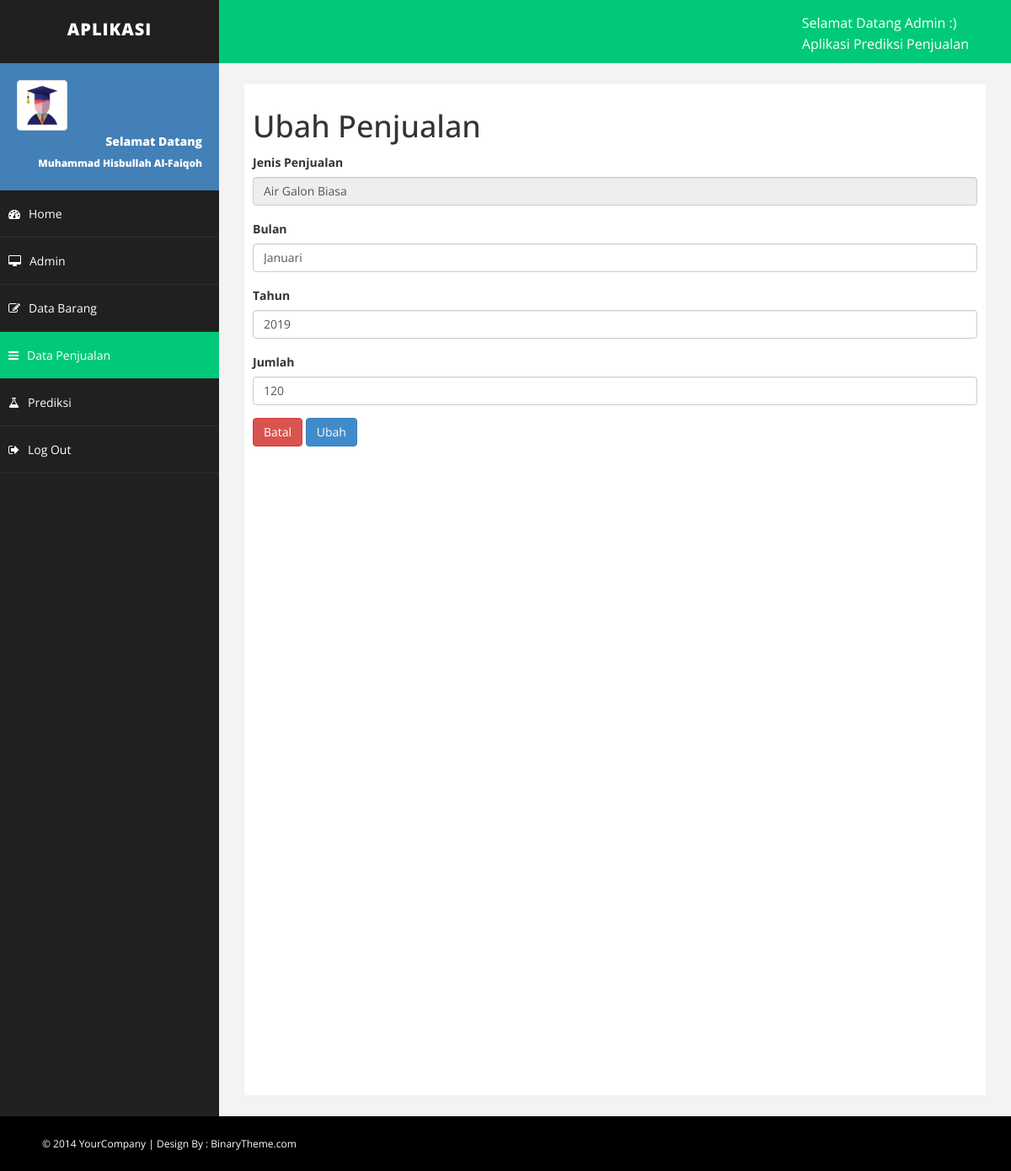
Screenshot of /ubahpenjualan.php?id=300 with the database file from the repository.
### tables this page shows
CREATE TABLE `penjualan` (
  `id_penjualan` int(11) NOT NULL,
  `id_barang` int(11) NOT NULL,
  `bulan` varchar(10) NOT NULL,
  `tahun` year(4) NOT NULL,
  `jumlah` varchar(5) NOT NULL,
  `average` double NOT NULL
);

CREATE TABLE `barang` (
  `id_barang` int(11) NOT NULL,
  `nama_barang` varchar(30) NOT NULL,
  `harga_barang` varchar(10) NOT NULL
);

### ubahpenjualan.php (the view, shortened to what this page needs)
<?php
$connect = mysqli_connect("localhost", "root", "", "prediksi");
$id=$_GET['id'];
$ambil=$connect->query("SELECT * FROM penjualan join barang on penjualan.id_barang=barang.id_barang WHERE id_penjualan='$id'");
$pecah = mysqli_fetch_array($ambil);
?>
<!DOCTYPE html>
<html xmlns="http://www.w3.org/1999/xhtml">
<head>
    <link href="assets/css/bootstrap.css" rel="stylesheet" />
    <link href="assets/css/font-awesome.css" rel="stylesheet" />
    <link href="assets/css/basic.css" rel="stylesheet" />
    <link href="assets/css/custom.css" rel="stylesheet" />
</head>
<body>
    <div id="wrapper">
        <nav class="navbar navbar-default navbar-cls-top " role="navigation" style="margin-bottom: 0">
            <div class="navbar-header">
                <a class="navbar-brand">APLIKASI</a>
            </div>
            <div class="header-right">
                <div class="inner-text">
                    Selamat Datang Admin :)<br />
                Aplikasi Prediksi Penjualan</div>
            </div>
        </nav>
        <nav class="navbar-default navbar-side" role="navigation">
            <div class="sidebar-collapse">
                <ul class="nav" id="main-menu">
                    <li>
                        <div class="user-img-div">
                            <img src="assets/img/sarjana.png" class="img-thumbnail" />
                            <div class="inner-text">
                                Selamat Datang
                            <br />
                                <small>Muhammad Hisbullah Al-Faiqoh </small>
                            </div>
                        </div>
                    </li>
                    <li><a href="dasboard.php"><i class="fa fa-dashboard "></i>Home</a></li>
                    <li><a href="admin.php"><i class="fa fa-desktop "></i>Admin</a></li>
                    <li><a href="barang.php"><i class="fa fa-edit "></i>Data Barang </a></li>
                    <li><a class="active-menu" href="penjualan.php"><i class="fa fa-bars "></i>Data Penjualan </a></li>
                    <li><a href="prediksi.php"><i class="fa fa-flask "></i>Prediksi</a></li>
                    <li><a href="logout.php"><i class="fa fa-sign-out "></i>Log Out</a></li>
            </div>
        </nav>
        <div id="page-wrapper">
            <div id="page-inner">
          <h1>Ubah Penjualan</h1>
          <form method="post">
              <div class="form-group">
                <label>Jenis Penjualan</label>
                <input disabled type="text" class="form-control" value="<?php echo $pecah['nama_barang'] ?>">
              </div>
              <div class="form-group">
                <label>Bulan</label>
                <input type="text" name="bulan" class="form-control" value="<?php echo $pecah['bulan']; ?>">
              </div>
              <div class="form-group">
                <label>Tahun</label>
                <input type="text" name="tahun" class="form-control" value="<?php echo $pecah['tahun']; ?>">
              </div>
              <div class="form-group">
                <label>Jumlah</label>
                <input type="text" name="jumlah" class="form-control" value="<?php echo $pecah['jumlah']; ?>">
              </div>
              <a href="penjualan.php" class="btn btn-danger">Batal</a>
              <button class="btn btn-primary" name="ubah">Ubah</button>
            </form>
        </div>
      </div>
    </div>
   <div id="footer-sec">
        &copy; 2014 YourCompany | Design By : <a href="http://www.binarytheme.com/" target="_blank">BinaryTheme.com</a>
    </div>
</body>
</html>

### assets/css/basic.css (style rules this page uses)
body { font-family: 'Open Sans', sans-serif; line-height:25px; }
#wrapper { width: 100%; background: #202020; }
#page-wrapper { padding: 15px 15px; min-height: 600px; background: #F3F3F3; }
#page-inner { width: 100%; margin: 10px 20px 10px 0px; background-color: #fff!important; padding: 10px; min-height: 1200px; }
.navbar-cls-top .navbar-brand { color: #fff; background: #202020; width: 260px; text-align: center; height: 75px; font-size: 20px; letter-spacing: 1px; font-weight: 900; padding-top: 25px; text-transform:uppercase; }
.header-right { color: #fff; padding: 15px 50px 5px 50px; float: right; font-size: 16px; }
.user-img-div { min-height: 140px; padding: 20px; background-color: #4380B8; }
.user-img-div img { max-height: 60px; }
.user-img-div .inner-text { text-align: right; position: relative; color: #fff; font-weight: 800; line-height: 25px; }
.active-menu { background-color: #00CA79!important; }
.sidebar-collapse, .sidebar-collapse .nav { background: none; }
.sidebar-collapse .nav { padding: 0; }
.sidebar-collapse .nav > li > a { color: #fff; background: #202020; text-shadow: none; padding: 15px 40px; border-bottom: 1px solid #2F2E31; }
.sidebar-collapse > .nav > li > a { padding: 15px 10px; }
.navbar-side { border: none; background-color: #202020; }
.navbar-cls-top { background: #00CA79; border-bottom: none; }
.navbar-default { border: 0px solid black; }
.navbar-header { background: #000000; }
.nav > li > a > i { margin-right: 10px; }
#footer-sec { background-color:#000; padding:20px 50px; color:#fff; font-size:12px; }
#footer-sec a { color:#fff; }
@media (min-width:768px) { #page-wrapper { margin: 0 0 0 260px; padding: 15px 30px; min-height: 1200px; } }
@media (min-width:768px) { .navbar-side { z-index: 1; position: absolute; width: 260px; } }
@media (min-width:768px) { .navbar { border-radius: 0px; } }

### rows the page displays
penjualan: id_barang.nama_barang "Air Galon Biasa", bulan "Januari", tahun "2019", jumlah "120"
